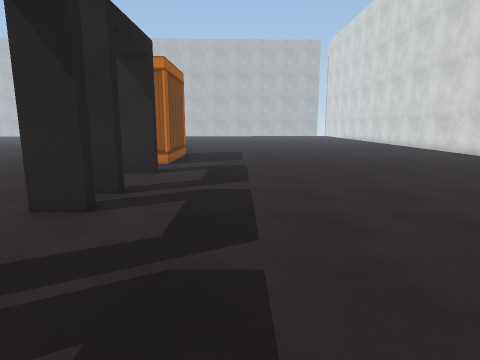
[1] (above)

21 first-person views from a walk through a Unity game level. The camera is 1.5 m above the floor, tilts 10° down and sees 75° across. The floor is counted in squares, 1 m on a side. Each view is taken from the middle of a square. On the plan, view 1 faces up. The plan holds only what a view shows up to about 15 squares ahead; the rest is blank. The place goes on beyond the plan. The player is left out. Door leaves are left out, so doorways stand open. Some surface patterns are stand-ins.

[2]
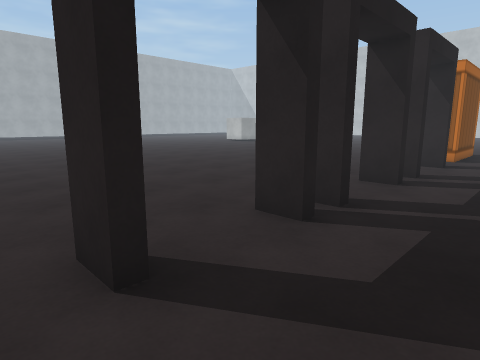

[3]
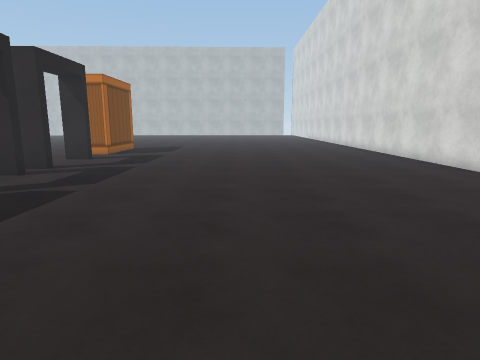

[4]
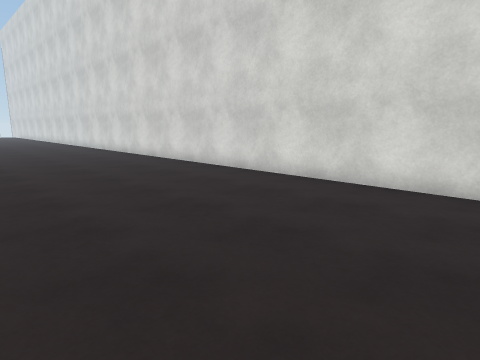

[5]
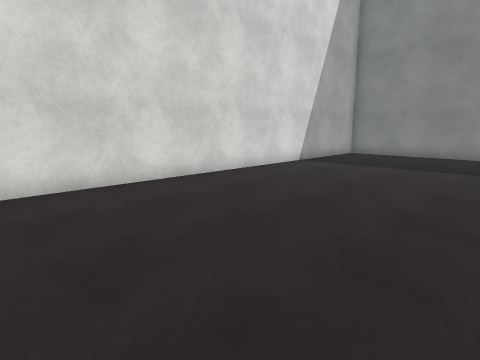

[6]
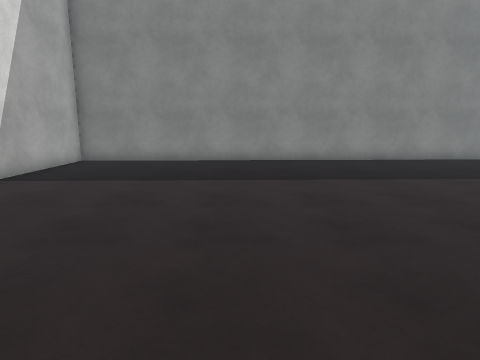

[7]
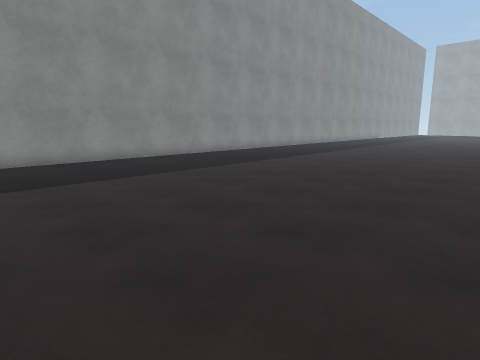

[8]
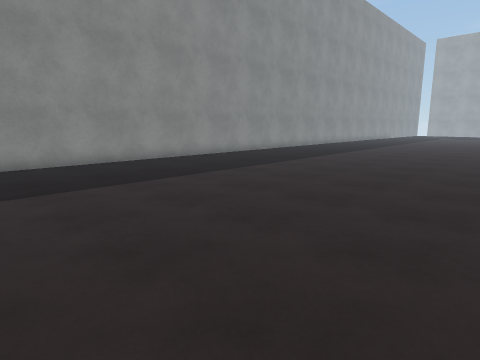

[9]
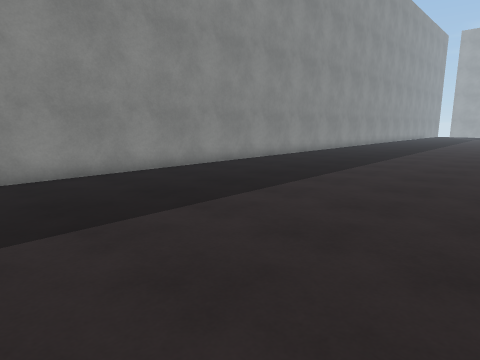

[10]
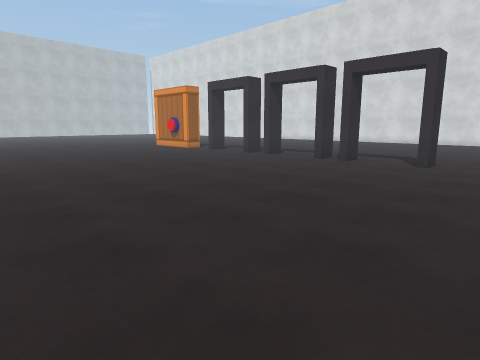

[11]
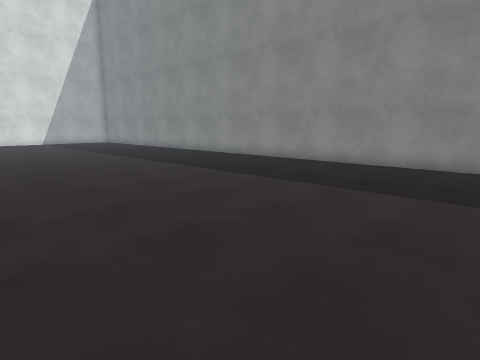

[12]
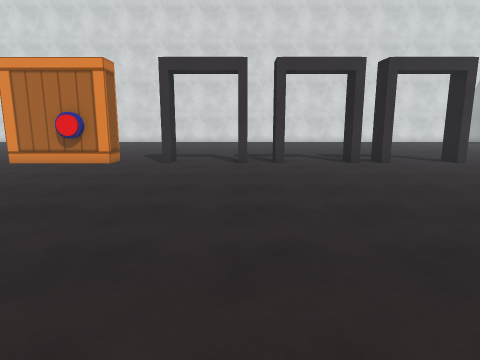

[13]
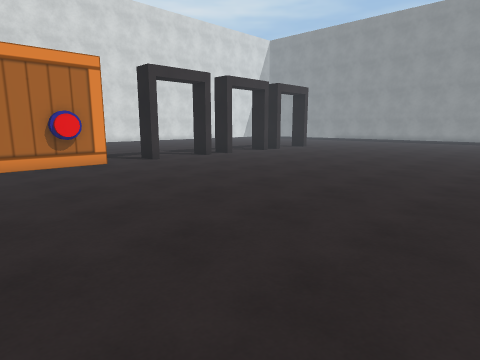

[14]
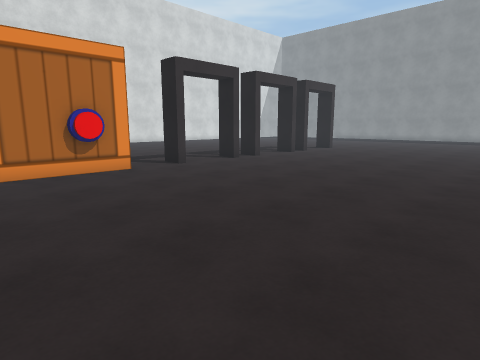

[15]
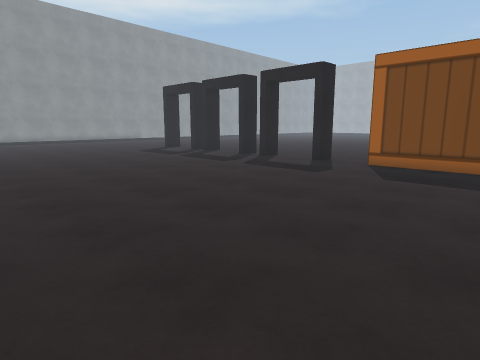

[16]
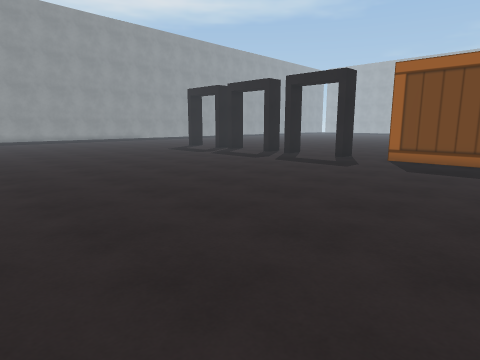

[17]
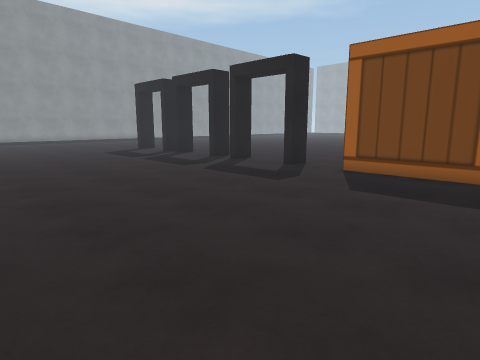

[18]
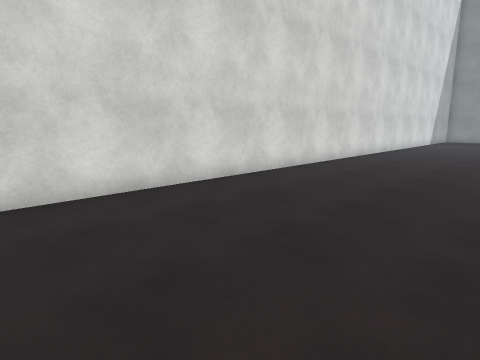

[19]
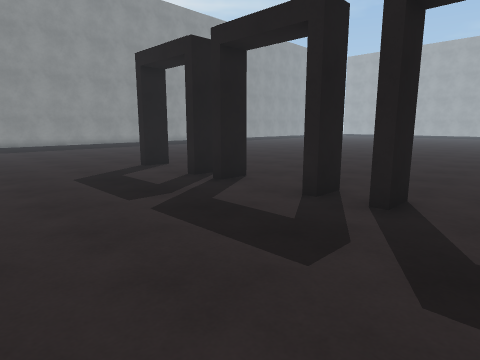

[20]
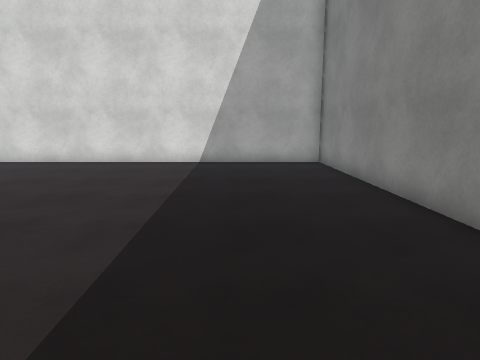

[21]
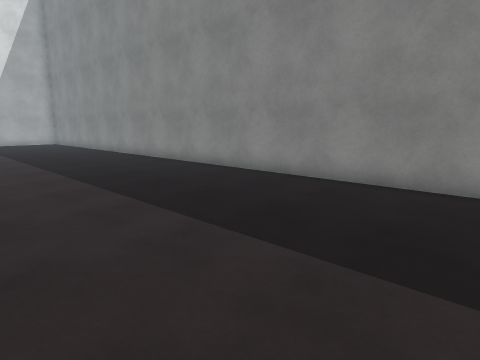

### Floor plan
Points are (right, up) in squares from view 1. A wall is a line through its corners. A room is listed if a view was taken in it or the views show most of it. See-through windows are left out.
Room 1 (views 1, 2, 3, 4, 5, 6, 7, 8, 9, 10, 11, 12, 13, 14, 15, 16, 17, 18, 19, 20, 21)
walls: (-2.8, 1) (-3.8, 1) (-3.8, 1.4) (-2.8, 1.4) (-2.8, 1); (-2.8, -1.6) (-2.8, -2) (-3.8, -2) (-3.8, -1.6) (-2.8, -1.6); (-3.8, 2.3) (-3.8, 2.6) (-2.6, 2.6); (-2.6, 5.3) (-3.8, 5.3); (-3.8, 5.6) (-2.6, 5.6); (-3.8, 6.6) (-3.8, 7.1) (-2.8, 7.1) (-2.8, 6.7) (-3.5, 6.7); (-2.8, 9.7) (-3.8, 9.7) (-3.8, 10.1) (-2.8, 10.1) (-2.8, 9.7); (-2.8, 15.9) (-2.8, 12.1) (-3.8, 12.1) (-3.8, 16.1); (-15.1, -16.9) (11.7, -16.2) (11.7, 15.2)
ways out: open door at (-3, 8)

Positions as (right, up) in squares from view 1, and headings:
1: (0, 0), facing up
2: (0, -3), facing up-left
3: (4, -4), facing up
4: (4, -4), facing up-right
5: (4, 0), facing down-right
6: (5, -3), facing down
7: (5, -3), facing down-left
8: (1, -4), facing down-left
9: (-1, -7), facing down-left
10: (-16, -5), facing up-right
11: (-16, -5), facing down-right
12: (-16, 7), facing right
13: (-16, 17), facing down-right
14: (-14, 17), facing down-right
15: (9, 17), facing down-left
16: (11, 17), facing down-left
17: (7, 17), facing down-left
18: (5, 16), facing down-right
19: (3, 9), facing down-left
20: (-1, -13), facing right
21: (-16, -9), facing down-right
